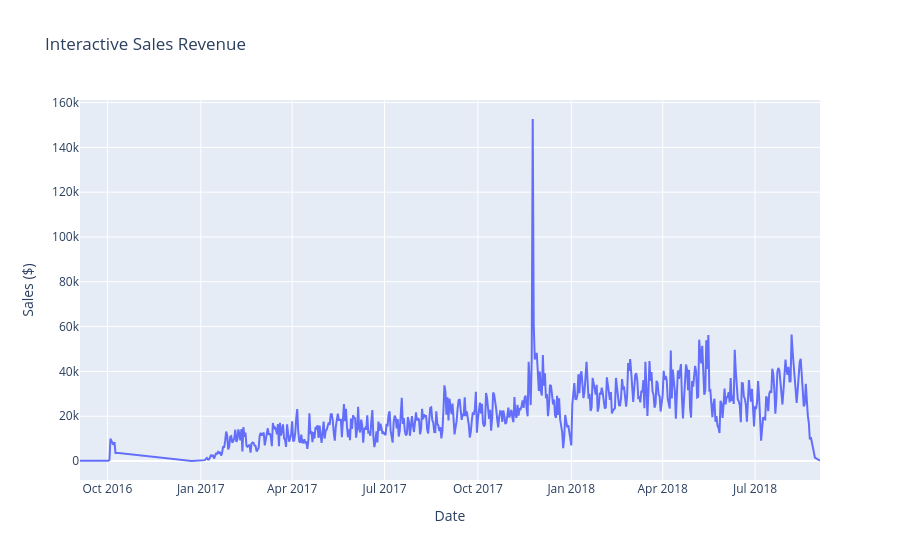

Here is the notebook cell this chart was saved with:
### Markdown cell above
### What is the Monthly Growth Trend?

### Code cell
df1 = pd.merge(orders, order_items, on='order_id', how='inner')
df1['order_purchase_timestamp'] = df1['order_purchase_timestamp'].dt.normalize()

temp = df1.groupby('order_purchase_timestamp')['price'].sum().reset_index()

fig = px.line(temp, x='order_purchase_timestamp', y='price', 
              title='Interactive Sales Revenue',
              labels={'order_purchase_timestamp': 'Date', 'price': 'Sales ($)'})

fig.show()

### Figure 1 — Plotly figure (JSON) as saved in the notebook; plotly's stock layout.template omitted (floating-point values rounded to 4 significant figures; data arrays with more than 128 entries replaced by an {"elided": "..."} marker saying what was removed)
{"data": [{"hovertemplate": "Date=%{x}<br>Sales ($)=%{y}<extra></extra>", "legendgroup": "", "line": {"color": "#636efa", "dash": "solid"}, "marker": {"symbol": "circle"}, "mode": "lines", "name": "", "orientation": "v", "showlegend": false, "type": "scatter", "x": {"elided": "616 str values"}, "xaxis": "x", "y": {"elided": "616 float values"}, "yaxis": "y"}], "layout": {"legend": {"tracegroupgap": 0}, "title": {"text": "Interactive Sales Revenue"}, "xaxis": {"anchor": "y", "domain": [0, 1], "title": {"text": "Date"}}, "yaxis": {"anchor": "x", "domain": [0, 1], "title": {"text": "Sales ($)"}}}}
